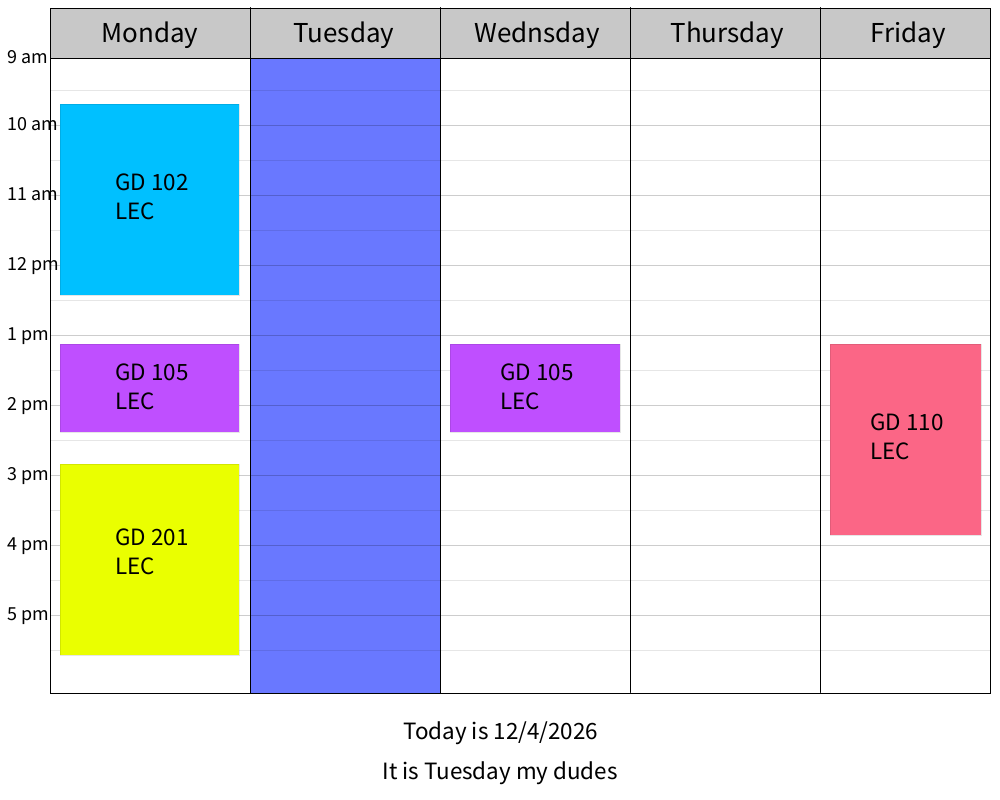
Frame 1 (no input)
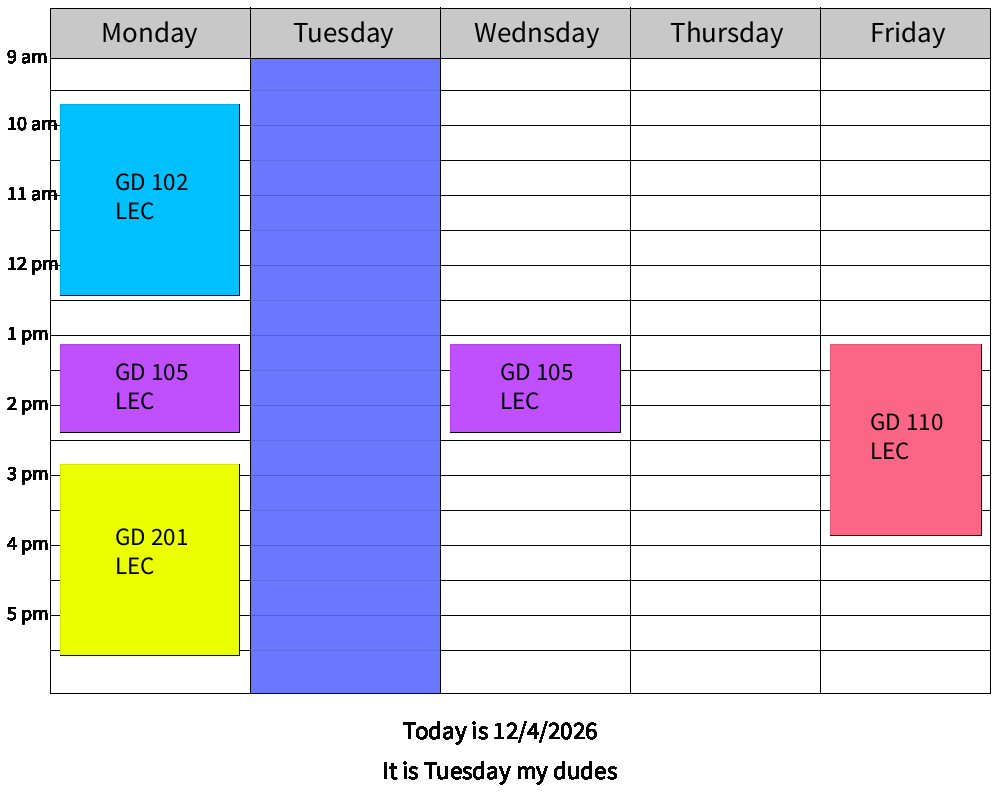
Frame 60 (the mouse pressed at the canvas centre just before this capture)
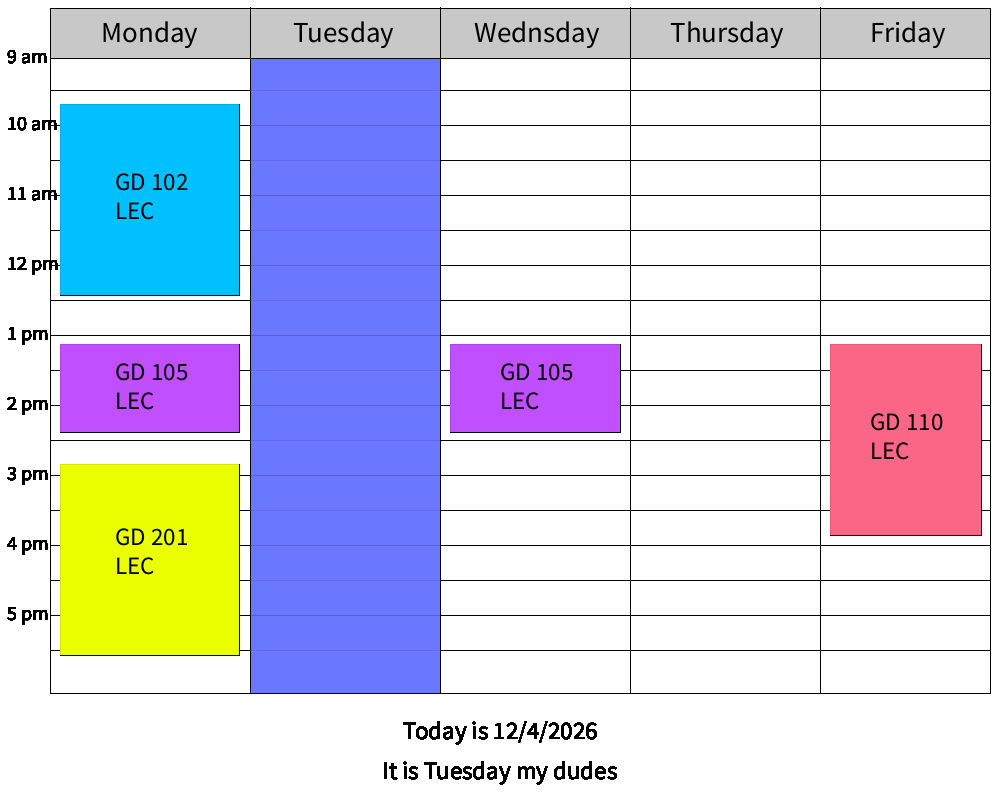
Frame 120 (the mouse held since frame 60 and released just before this capture)

The Processing sketch that drew these frames (run headless with seeded random() and noise(); from frame 60 on, the mouse is pressed at the canvas centre):

// Processing sketch: LuisSotoOrtega_GD105_TheCalenderPiece
// ── LuisSotoOrtega_GD105_TheCalenderPiece.pde
/*
 Luis Soto Ortega
 The Calendar Piece
 GD 105
 */

int d = day();    // Values from 1 - 31
int m = month();  // Values from 1 - 12
int y = year();   // 2003, 2004, 2005, etc.

 // the code in this setup code block runs once in the beginning
void setup() {
  size(1000, 800);
  background(255);
  smooth();
  dayNum();

}

// returns [1..7] for [Monday..Sunday]
// this probably breaks if it's not 2024
// but calendar math is complicated so that's fine
// see https://en.wikipedia.org/wiki/Determination_of_the_day_of_the_week
int dayNum(){
  boolean verbose = true;
  
  // defined so we can change for testing
  int year = year();
  int month = month();
  int day = day();
  
  // start from 0 and count the
  // days that have happened so far
  int daysElapsed = 0;
  
  // cases "fall through" without break,
  // so all of the cases below a case will run
  switch(month){
    case 12:
      daysElapsed += 30; // november
    case 11:
      daysElapsed += 31; // october
    case 10:
      daysElapsed += 30; // september
    case 9:
      daysElapsed += 31; // august
    case 8:
      daysElapsed += 31; // july
    case 7:
      daysElapsed += 30; // june
    case 6:
      daysElapsed += 31; // may
    case 5:
      daysElapsed += 30; // april
    case 4:
      daysElapsed += 31; // march
    case 3:
      daysElapsed += 28; // february
      if(year % 4 == 0){
        daysElapsed += 1;
      }
    case 2:
      daysElapsed += 31; // january
    case 1:
      // no need to add previous months,
      // but account for current day
      daysElapsed += day;
  }
  
  int dayNum = daysElapsed % 7;
  if(dayNum == 0){
    dayNum = 7;
  }
  
  if(verbose){
    // see https://en.wikipedia.org/wiki/ISO_8601#Ordinal_dates
    println(year + "-" + month + "-" + day); // iso8601 date
    println("ordinal date: " + year + "-" + daysElapsed);
    println("day number: " + dayNum);
    println("it is " + weekDay(dayNum) + " my dudes");
    
  }
  
  return dayNum;
}

String weekDay(int dayNum){
  if(dayNum < 1 || dayNum > 7) return "ERROR";
  String[] dayNames = "Monday Tuesday Wednesday Thursday Friday Saturday Sunday".split(" ");
  return dayNames[dayNum - 1];
}


// this code block runs every frame
void draw(){
  calendarCurrentTime();
  myCalendar();
  
  // Classes on calender
  textSize(25);
  text("GD 102\nLEC", 115, 190);
  text("GD 105\nLEC", 115, 380);
  text("GD 201\nLEC", 115, 545);
  text("GD 105\nLEC", 500, 380);
  text("GD 110\nLEC", 870, 430);
  
  // This code tells what day it is
  textAlign(CENTER, CENTER);
  text("Today is " + m + "/" + d + "/" + y, width/2, 730);
  text("It is " + weekDay(dayNum()) + " my dudes", width/2, 770);

} 

void myCalendar() {
  // calender
  stroke(0);
  noFill();
  rect(width * 0.05, height * 0.01, 940, 685);
  // calender heading
  fill(200);
  rect(width * 0.05, height * 0.01, 940, 50);
  // vertical lines
  line(250, 7, 250, 692);
  line(440, 7, 440, 692);
  line(630, 7, 630, 692);
  line(820, 7, 820, 692);
  // horizontal lines (hours)
  stroke(0, 50);
  line(50, 125, 990, 125);
  line(50, 195, 990, 195);
  line(50, 265, 990, 265);
  line(50, 335, 990, 335);
  line(50, 405, 990, 405);
  line(50, 475, 990, 475);
  line(50, 545, 990, 545);
  line(50, 615, 990, 615);
  // horizontal lines (half-hour)
  stroke(0, 25);
  line(50, 90, 990, 90);
  line(50, 160, 990, 160);
  line(50, 230, 990, 230);
  line(50, 300, 990, 300);
  line(50, 370, 990, 370);
  line(50, 440, 990, 440);
  line(50, 510, 990, 510);
  line(50, 580, 990, 580);
  line(50, 650, 990, 650);
  
  // momday class boxes
  fill(#00c0ff);
  rect(width * 0.06, height * 0.13, 179, 191);
  fill(#bf4fff);
  rect(width * 0.06, height * 0.43, 179, 88);
  fill(#eaff00);
  rect(width * 0.06, height * 0.58, 179, 191);
  // wednsday class box
  fill(#bf4fff);
  rect(width * 0.45, height * 0.43, 170, 88);
  // friday class box
  fill(#fb6686);
  rect(width * 0.83, height * 0.43, 151, 191);
  
  // time on calender
  textAlign(0);
  fill(0);
  textSize(20);
  text("9 am", 7, 63);
  text("10 am", 7, 130);
  text("11 am", 7, 200);
  text("12 pm", 7, 270);
  text("1 pm", 7, 340);
  text("2 pm", 7, 410);
  text("3 pm", 7, 480);
  text("4 pm", 7, 550);
  text("5 pm", 7, 620);
  
  // days on calender
  textSize(29);
  text("Monday", 101, 42);
  text("Tuesday", 293, 42);
  text("Wednsday", 474, 42);
  text("Thursday", 670, 42);
  text("Friday", 870, 42);
}

void calendarCurrentTime()
{
  
  // The pointer
  if (dayNum() <= 5) {
    // Monday
    if (dayNum() == 1) {
      fill(55,120,255);
  quad(630 - 580, 58, 820 - 570, 58, 820 - 570, 693, 630 - 580, 693);
    }
    // Tuesday
    if (dayNum() == 2) {
      fill(105,120,255);
  quad(630 - 380, 58, 820 - 380, 58, 820 - 380, 693, 630 - 380, 693);
    }
    // Wednsday
    if (dayNum() == 3) {
      fill(155,120,255);
  quad(630 - 190, 58, 820 - 190, 58, 820 - 190, 693, 630 - 190, 693);
    }
    // Thursday
    if (dayNum() == 4) {
      fill(205,120,255);
  quad(630, 58, 820, 58, 820, 693, 630, 693);
    }
    // Friday
    if (dayNum() == 5) {
      fill(255,120,255);
  quad(630 + 190, 58, 820 + 170, 58, 820 + 170, 693, 630 + 190, 693);
    }
  }
  
  fill(0);
  
}
